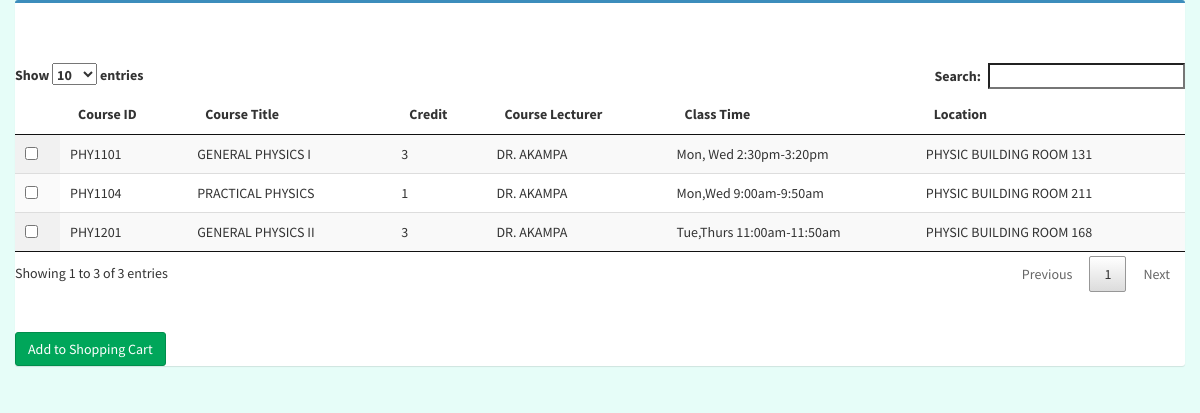
Screenshot of /student/dept/student-registerCourse-phys.php (signed in) with the database file from the repository.
### tables this page shows
CREATE TABLE `courses` (
  `course_id` varchar(11) NOT NULL,
  `title` varchar(255) NOT NULL,
  `unit` varchar(11) NOT NULL,
  `class_level` int(3) NOT NULL,
  `department` varchar(255) NOT NULL,
  `course_lecturer` varchar(255) NOT NULL,
  `semester` varchar(45) NOT NULL,
  `time` varchar(255) NOT NULL,
  `location` varchar(255) NOT NULL
);

### student/dept/student-registerCourse-phys.php (the view, shortened to what this page needs)
<?php
include '../../config.php';
$id = $_SESSION["euid"];
  $csql = "SELECT c.course_id as id, c.title as coursename, c.unit as unit, c.course_lecturer as lecturer, c.location as location, c.semester as semester, c.time as classTime FROM courses c, department d WHERE c.course_id NOT IN ( SELECT course_id FROM cart WHERE sid='$id' ) AND c.course_id NOT IN ( SELECT course_id FROM course_registered WHERE sid='$id') AND d.dept_name = 'PHYSICS' AND c.department = d.dept_id AND c.semester = 'FALL'";
  $cresult = mysqli_query($db, $csql);
?>
<!DOCTYPE html>
<html lang="en">
<head>
    <link rel="stylesheet" href="../../css/bootstrap.min.css">
    <link rel="stylesheet" href="../../css/studentHome.css">
    <link rel="stylesheet" href="../../css/adminLTE.css">
    <link rel="stylesheet" href="../../css/jquery.dataTables.min.css">
    <link rel="stylesheet" href="../../css/select.dataTables.min.css">
    <link type="text/css" href="../../css/dataTables.checkboxes.css" rel="stylesheet" />
</head>
  <body id="#home">
    <?php
      if(mysqli_num_rows($cresult) > 0)
      {
    ?>
        <div class="container-fluid">
          <div class="box box-primary">
          <br>
          <br>
          <br>
          <table id='theTable' class="display" style='width:100%;'>
          <thead>
			      <tr>
              <th></th>
				      <th class='col-6'>Course ID</th>
				      <th class='col-6'>Course Title</th>
				      <th class='col-6'>Credit</th>
              <th class='col-6'>Course Lecturer</th>
              <th class='col-6'>Class Time</th>
              <th class='col-6'>Location</th>
            </tr>
          </thead>
            <?php
              while($crow = mysqli_fetch_array($cresult))
              {
            ?>
                <tr id="<?php echo $crow["id"]; ?>]">
                    <td><input type="checkbox" name="course_id[]" class="addcourse" value="<?php echo $crow["id"];?>"/></td>
                    <td><?php echo $crow["id"];?></td>
                    <td><?php echo $crow["coursename"];?></td>
                    <td><?php echo $crow["unit"];?></td>
                    <td><?php echo $crow["lecturer"];?></td>
                    <td><?php echo $crow["classTime"];?></td>
                    <td><?php echo $crow["location"];?></td>
                </tr>
            <?php
              }
            ?>
          </table>
          <br>
		      <br>
		      <button type="button" class="btn btn-success" name="btn_add" id="btn_add">Add to Shopping Cart</button>
      </div>
    </div>
    <?php
      }
    ?>
  </body>
</html>

### css/studentHome.css (style rules this page uses)
body { font-family: 'Nunito', sans-serif; background-color: rgb(230, 253, 248); }

### rows the page displays
courses: course_id "PHY1101", title "GENERAL PHYSICS I", unit "3", course_lecturer "DR. AKAMPA", time "Mon, Wed 2:30pm-3:20pm", location "PHYSIC BUILDING ROOM 131"
courses: course_id "PHY1104", title "PRACTICAL PHYSICS", unit "1", course_lecturer "DR. AKAMPA", time "Mon,Wed 9:00am-9:50am", location "PHYSIC BUILDING ROOM 211"
courses: course_id "PHY1201", title "GENERAL PHYSICS II", unit "3", course_lecturer "DR. AKAMPA", time "Tue,Thurs 11:00am-11:50am", location "PHYSIC BUILDING ROOM 168"
